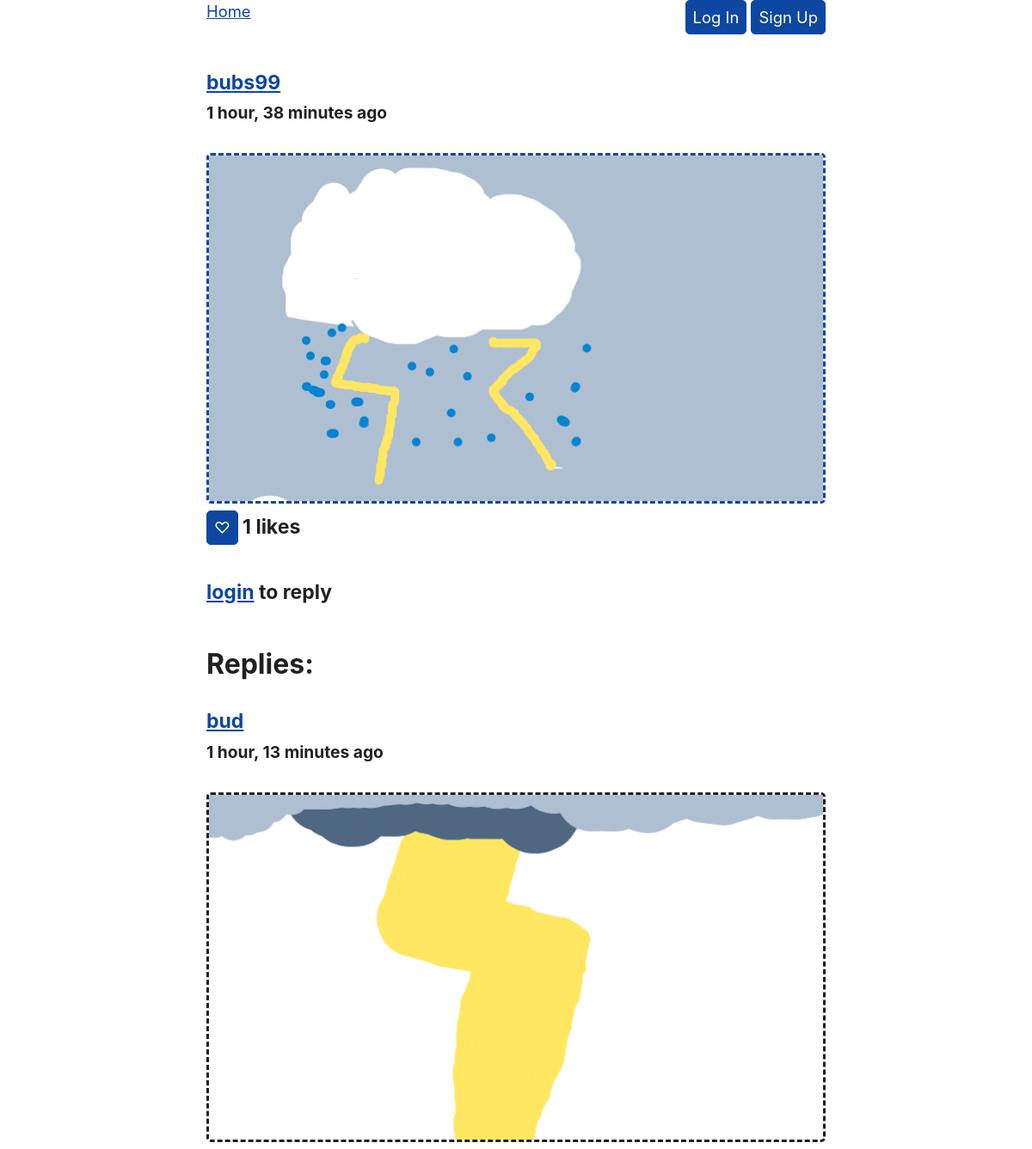
Screenshot of /post/11/ with the database file from the repository.
### socialMedia/models.py (models this page shows, shortened)
class Post(models.Model):
    body = models.ImageField()
    created_by = models.ForeignKey("UserProfile", on_delete=models.CASCADE)
    created_on = models.DateTimeField(auto_now_add=True)

class UserProfile(models.Model):
    user = models.OneToOneField(User, on_delete=models.CASCADE)
    profile_picture = models.ImageField(default="placeholders/fpfPlaceholder.png")
    bio_picture = models.ImageField(default="placeholders/bioPlaceholder.png")
    follows = models.ManyToManyField(
        "self",
        related_name="followed_by",
        symmetrical=False,
        blank=True
    )
    def __str__(self):
        return self.user.username

class Reply(models.Model):
    body = models.ImageField()
    created_by = models.ForeignKey("UserProfile", on_delete=models.CASCADE)
    created_on = models.DateTimeField(auto_now_add=True)
    post = models.ForeignKey("Post", on_delete=models.CASCADE)

### socialMedia/views.py (the view, shortened to what this page needs)
# urls.py: path('post/<int:pk>/',views.post_detail,name="post_detail"),
def post_detail(request, pk):
    post = Post.objects.get(pk=pk)
    replys = Reply.objects.filter(post=post).order_by("-created_on")
    liked = Like.objects.filter(created_by=request.user.pk)
    form = CanvasForm()
    context = {
        "post": post,
        "replys": replys,
        "liked" : liked,
        "canvasForm": CanvasForm()
    }
    return render(request, "post_detail.html", context)

### socialMedia/templates/post_detail.html
{% extends "base.html" %}
{% block page_content %}
    {% include 'post.html' %}
    {% if user.is_authenticated %}
        <h4> draw your own reply</h4>
        {% include 'paint.html' %}
    {% else %}
        <h4><a href="{% url 'login'%}">login</a> to reply</h4>
    {% endif %}
    <h3>Replies:</h3>
    {% if replys %}
        {% for reply in replys %}
            <h4><a href="{% url 'profile_detail' reply.created_by.pk%}">{{ reply.created_by }}</a><br><small>{{ reply.created_on|timesince}} ago</small></h4>
            <img src="/media/{{reply.body.name }}" alt="body image">
        {% endfor %}
    {% else %}
        <h4> there are no replys yet</h4>
    {% endif %}
{% endblock page_content %}

### socialMedia/templates/post.html (shortened to what this page needs)
{% load static %}
{% load filters %}
<div class="post">
    <h4><a href="{% url 'profile_detail' post.created_by.pk%}">{{ post.created_by }}</a><br><small>{{ post.created_on|timesince}} ago</small><br></h4>
    <a href="{% url 'post_detail' post.pk%}"> <img src="/media/{{post.body.name }}" alt="body image"></a>
    {% if user.is_authenticated %}
        <button onclick="like('{% url 'post_like' post.pk %}','{% url 'post_get_likes' post.pk %}',{{post.pk}},'{{ csrf_token }}')" id="p{{post.pk}}">
            {% if post.likes.all|dasame:user.pk %}
                ♥
            {% else %}
                ♡
            {% endif %}
        </button>
    {% else %}
        <form style="display: inline;" method="post" action="{% url 'login' %}">
            <button type="submit">♡</button>
        </form>
    {% endif %}
    <h4 id="pl{{post.pk}}" style="display: inline">{{post.likes.all.count}} likes</h4>
<div>

### rows the page displays
Post: created_by "bubs99", created_on "1 hour, 38 minutes", body.name (picture), likes.all.count "1"
Reply: created_by "bud", created_on "1 hour, 13 minutes", body.name (picture)
